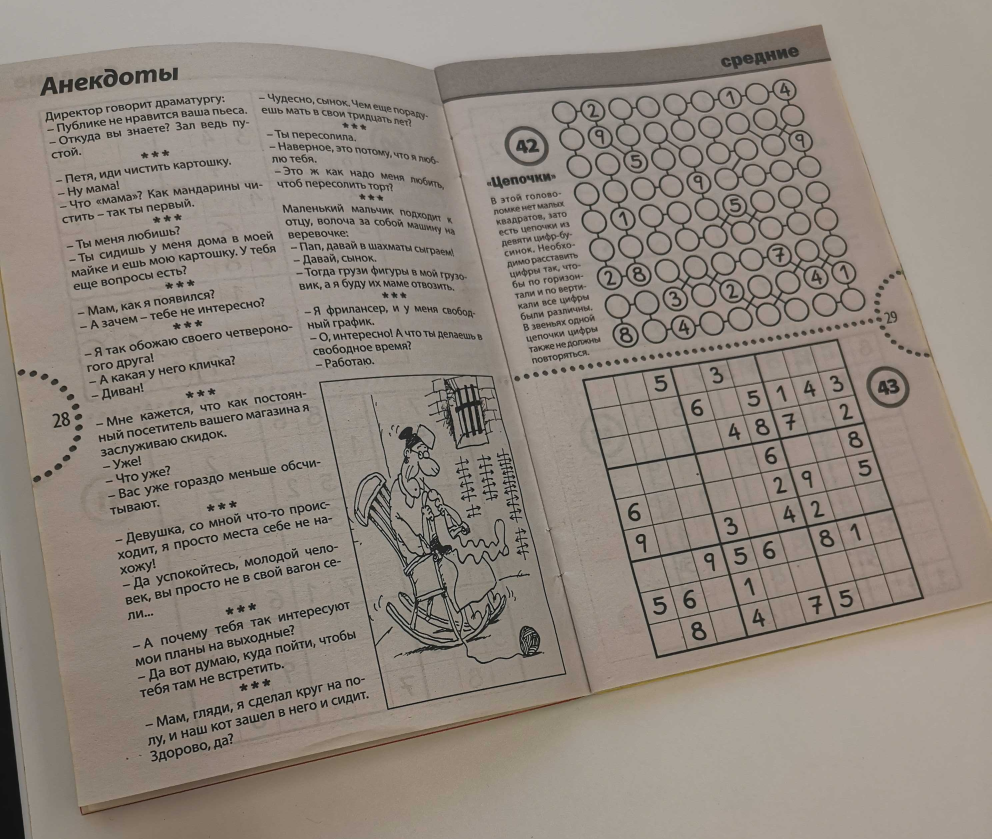
#> input picture train_0.jpg, 2976 x 2517 px, given in place of IMG_1263.JPG, which was not available (shown at 1/3 size)
$ jupyter execute --allow-errors Sudoku_solver.ipynb   (shell and % lines are left out)   (text cells are left out)
#> lines starting #> are read from the running program, lines starting #| are printed output that depends on the picture; after the words box and inside, x2 and y2 are one past the last pixel; in counts of white or black regions, pixels touching at a corner belong together; pictures that were not available may be replaced by others from this repository, and a replacement may not be noted
[cell 1]
import numpy as np
import matplotlib.pyplot as plt
from matplotlib import cm

[cell 2]
import skimage
from skimage import io
from skimage.feature import canny
from skimage.transform import rescale
from skimage.morphology import dilation, disk
import cv2
from skimage.transform import ProjectiveTransform, warp
from sudoku import solve_sudoku
from skimage.feature import match_template

[cell 3]
fname = './IMG_1263.JPG'
# fname = './scrable.jpg'
image_full = io.imread(fname, as_gray=True, plugin='matplotlib')
#> image_full: shape (2517, 2976) float64; min 0, max 0.884, mean 0.535
io.imshow(image_full)

[cell 4]
def normalize_image(image_full):
    image_scaled = rescale(image_full, 0.3)
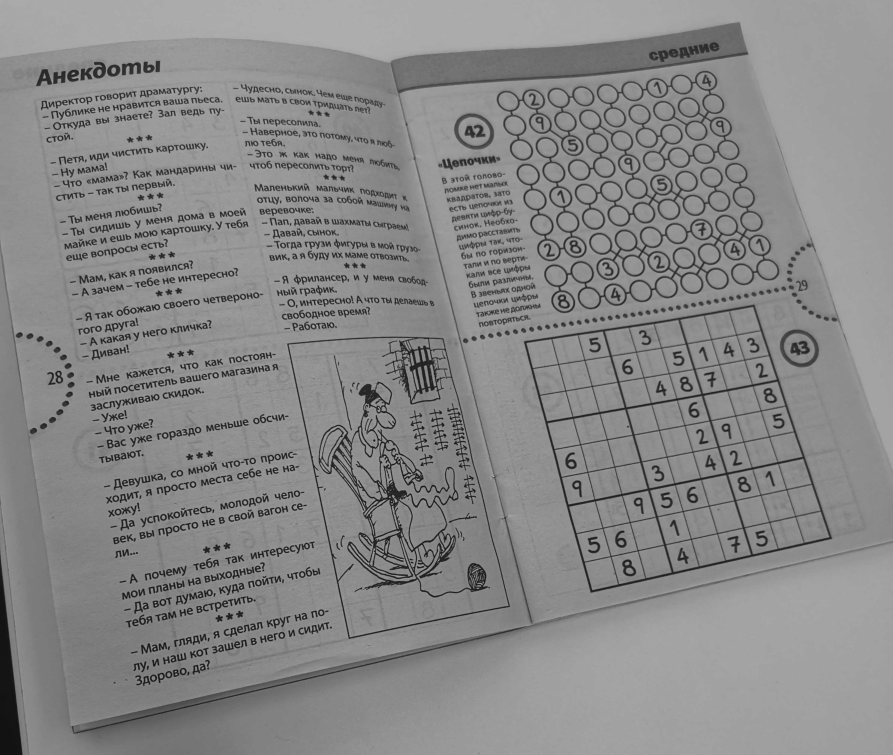
#> image_scaled: shape (755, 893) float64; min 0.0706, max 0.706, mean 0.535
    edges = canny(image_scaled)
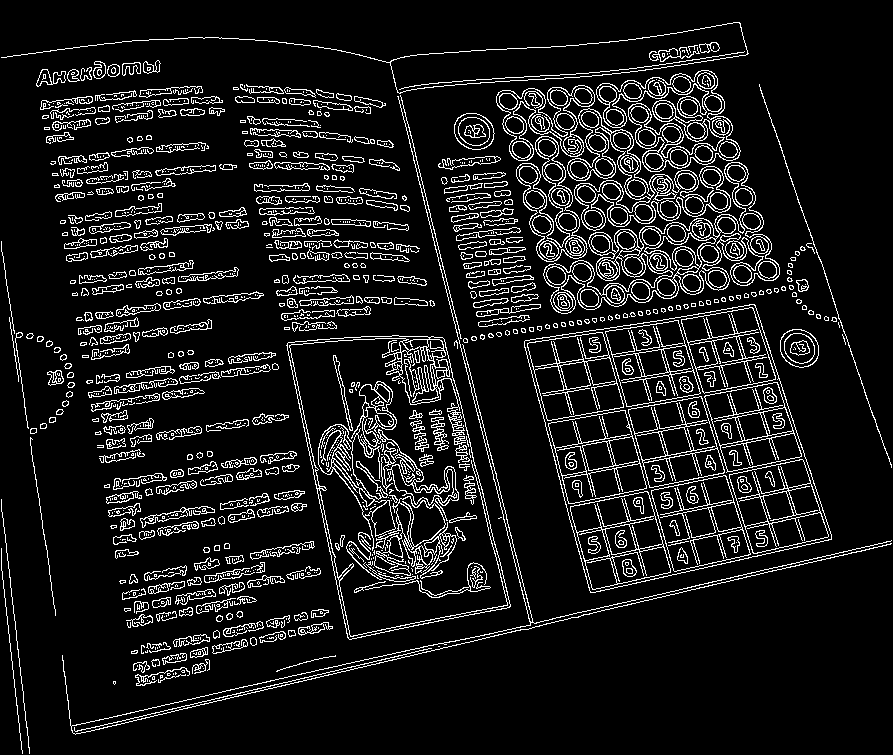
#> edges: shape (755, 893) bool; 10% white in thin lines or dots
    #io.imshow(edges)
    selem = disk(1)
    edges = dilation(edges, selem)
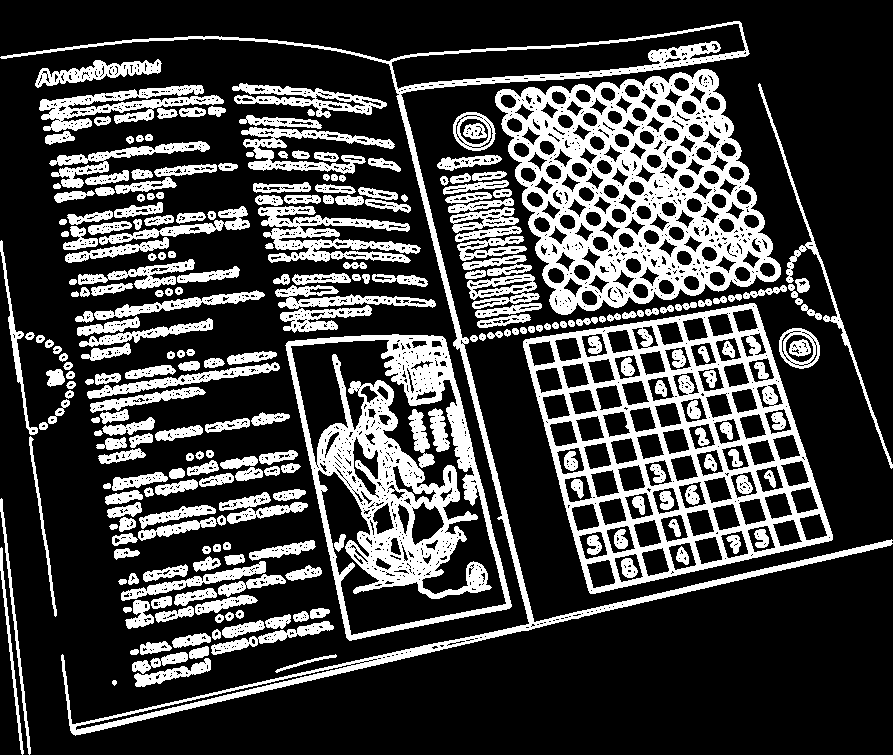
#> edges: shape (755, 893) bool; 26.3% white; 264 white regions
    #io.imshow(edges)

    edges = (edges).astype(np.uint8)


    #fig, ax = plt.subplots()
    #ax.imshow(edges, cmap=plt.cm.gray)

    ext_contours = cv2.findContours(edges.copy(), cv2.RETR_EXTERNAL, cv2.CHAIN_APPROX_SIMPLE)[0]
#> ext_contours = 230 contours, 1 with area under 20; largest, box (x1, y1, x2, y2) and area: (523, 303, 833, 594) 61856, (495, 69, 781, 315) 48894, (285, 334, 512, 641) 47694, (0, 21, 893, 736) 21742, (258, 206, 421, 263) 3968

    #fig, ax = plt.subplots()
    #ax.imshow(edges, cmap=plt.cm.gray)

    contour = max(ext_contours, key=cv2.contourArea)
#> contour = contour of 470 points, box (x1, y1, x2, y2) (523, 303, 833, 594), area 61856
    #print(contour.shape)
    contour = contour.squeeze()
#> contour = 470 pairs, first value 523 to 832, second value 303 to 593
    # [5 lines of commented-out code are left out]

    epsilon = 0.05 * cv2.arcLength(contour, True)
#> epsilon = 52.96
    corners = cv2.approxPolyDP(contour, epsilon, True).squeeze()
#> corners = [[754, 303], [523, 341], [590, 593], [832, 539]]

    #fig, ax = plt.subplots()
    #ax.imshow(image_scaled, cmap=plt.cm.gray)
    #ax.plot(corners[:, 0], corners[:, 1], '*r')

    sides=np.array([[0,0],[0,600],[600,600],[600,0]])
    sides1=np.array([[0,0],[0,252],[252,252],[252,0]])

    true_c=np.array([[0,0],[0,0],[0,0],[0,0]])
    for i in range(4):
        dist=[]
        for j in range(4):
            dist.append( ((corners[i][0]-sides[j][0])**2+(corners[i][1]-sides[j][1])**2)**(0.5) )
            #print(dist)
        true_c[i]=sides1[np.argmin(dist)]
#> after the loop, true_c = [[252, 252], [252, 252], [252, 252], [252, 252]]

    #true_c

    tform = ProjectiveTransform()
    tform.estimate(true_c, corners)
    image_warped = warp(image_scaled, tform)
#> image_warped: shape (755, 893) float64; every value is NaN or infinite

    fig, ax=plt.subplots()
    ax.imshow(image_warped[:252, :252], cmap=plt.cm.gray)
    return(image_warped[:252, :252])
#> returned value: shape (252, 252) float64; every value is NaN or infinite
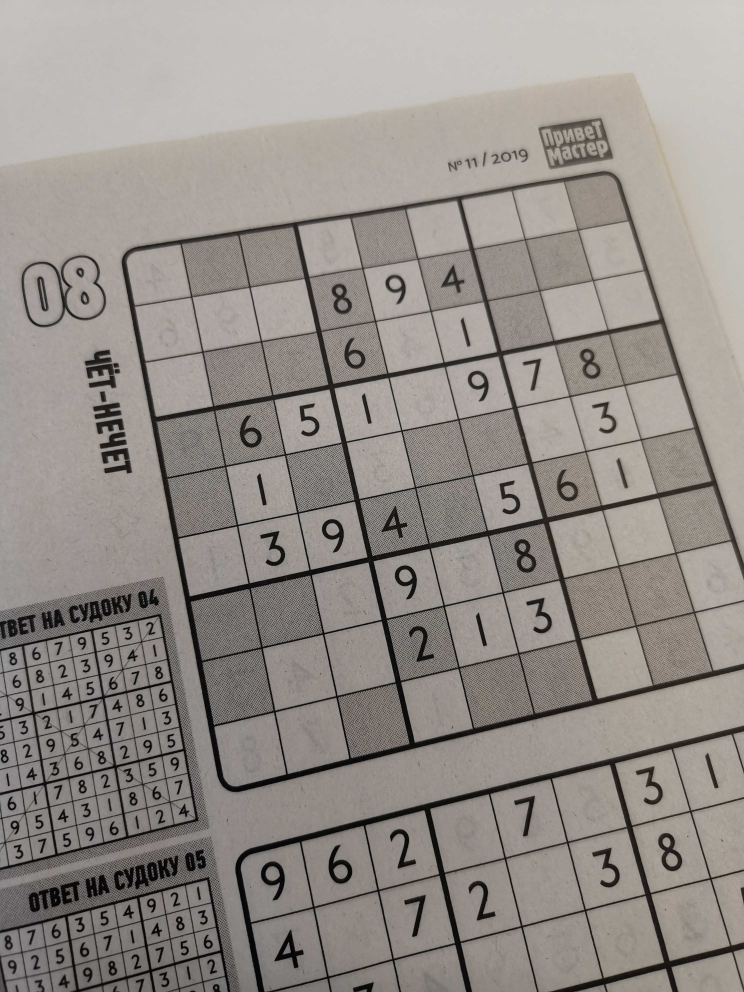
#> input picture train_1.jpg, 2976 x 3968 px, given in place of 0.jpg, which was not available (shown at 1/4 size)

[cell 5]
image_warped=normalize_image(image_full)

[cell 6]
plt.imshow(image_warped)

[cell 7]
def recognize_digits(image_warped):
    from skimage.feature import match_template
    numb=[]
#> numb = []
    for i in range(9):
        for j in range(9):
            numb.append(image_warped[i*28:(i+1)*28, j*28:28*(j+1)])
#> after the loop, numb = 81 items

    tmpl=[]
    for i in range(0, 10):
        filename = "%d.jpg" % i
        image_full = io.imread(filename, as_gray=True, plugin='matplotlib')
        tmpl.append(image_full)


    for i in range(0, 10):
        filename = "%d" % i + "%d.jpg" % i
        image_full = io.imread(filename, as_gray=True, plugin='matplotlib')
        tmpl.append(image_full)


    new_tmpl1=[1-tmp>0.53 for tmp in tmpl]
    new_tmpl2=[1-tmp>0.555 for tmp in tmpl]
    new_tmpl3=[1-tmp>0.6 for tmp in tmpl]
    new_tmpl=new_tmpl1+new_tmpl2+new_tmpl3

    new_num=[1-tmp>0.6 for tmp in numb]

    arr=[['.' for i in range(9)] for j in range(9)]
    for i in range(len(numb)):
        result=[]
        for shift_0 in range(-2,3):
            for shift_1 in range(-2,3):
                for j in range(len(tmpl)):
                    number=new_num[i][4:24,4:24]
                    rolled = np.roll(number,axis=0,shift=shift_0)
                    rolled = np.roll(rolled,axis=1,shift=shift_1)
                    result.append(match_template(rolled, new_tmpl[j][4:24,4:24]))

        #print(result)
        k=np.argmax(result)
        arr[int(i//9)][int(i%9)]=k%10


    return arr
    rcParams['figure.figsize'] = 10, 10
    fig, ax=plt.subplots()
    ax.imshow(image_warped[:252, :252], cmap=plt.cm.gray)

[cell 8]
image_warped
tmpl=[]
#> (the rest of this cell did not finish here and is left out)

#> (a cell that did not finish here is left out)

[cell 10]
arr=[['.']*9]*9
#> arr = 9 items
arr
